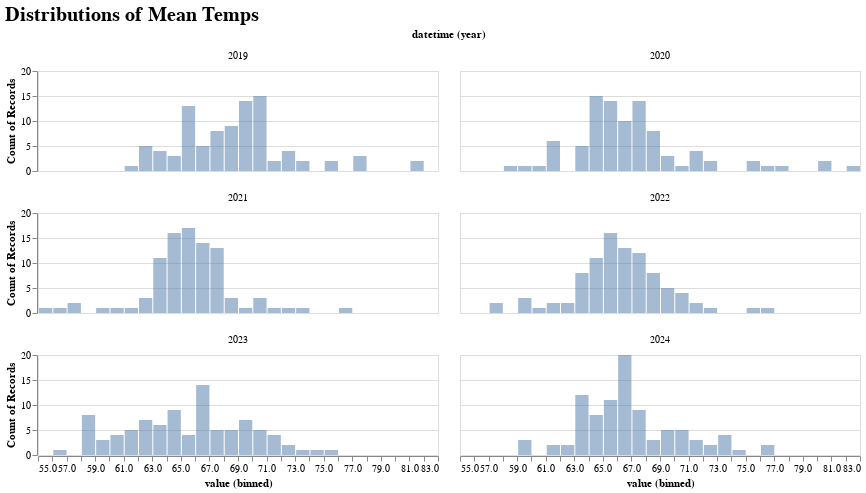

Notebook code cell kept with this figure:
### Code cell
dfm, c = plot_summer_temp_distributions()
c

### Figure 1 — Vega-Lite specification as saved in the notebook (floating-point values rounded to 4 significant figures; data arrays with more than 128 entries replaced by an {"elided": "..."} marker saying what was removed)
{"config": {"view": {"continuousWidth": 300, "continuousHeight": 300}, "title": {"fontSize": 20}}, "data": {"name": "data-65513b54c5ac810fa6bf7e265d6bd9ec"}, "facet": {"field": "datetime", "timeUnit": "year", "type": "temporal"}, "spec": {"mark": {"type": "bar", "opacity": 0.5}, "encoding": {"x": {"bin": {"maxbins": 30}, "field": "value", "type": "quantitative"}, "y": {"aggregate": "count", "stack": null, "type": "quantitative"}}, "height": 100, "width": 400}, "columns": 2, "title": "Distributions of Mean Temps", "$schema": "https://vega.github.io/schema/vega-lite/v5.20.1.json", "datasets": {"data-65513b54c5ac810fa6bf7e265d6bd9ec": {"elided": "552 records"}}}
